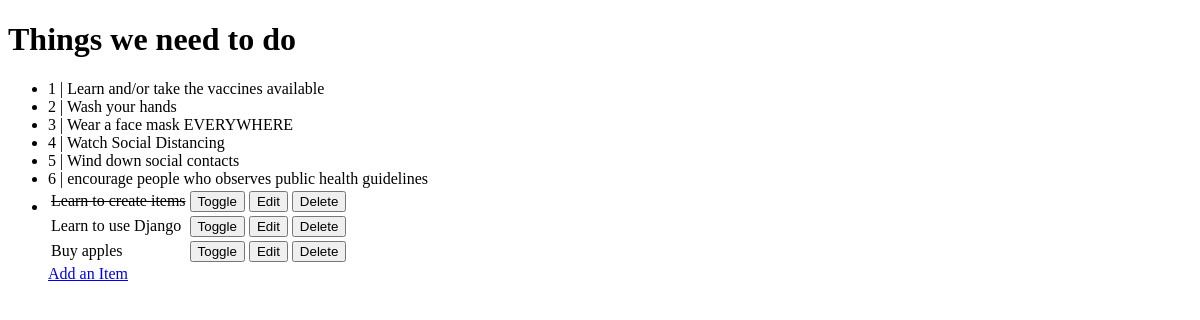
The app's page /, older data.
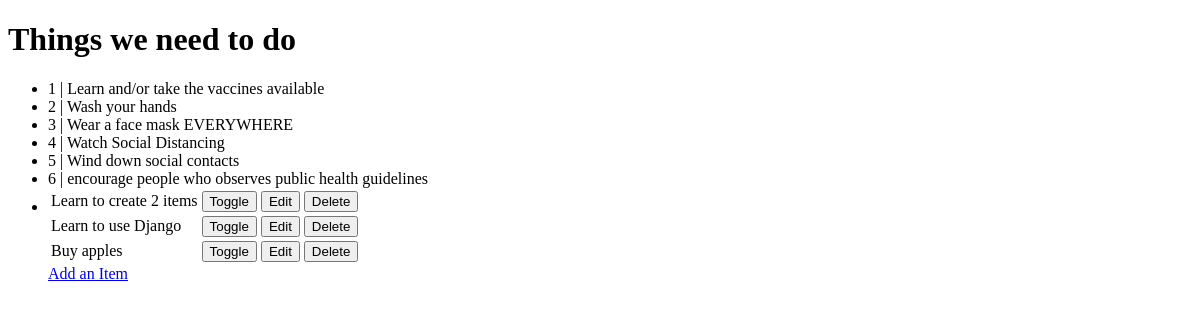
The same page, newer data.
### todo/models.py (models this page shows, shortened)
class Item(models.Model):
    name = models.CharField(max_length=50, null=False, blank=False)
    done = models.BooleanField(null=False, blank=False, default=False)

### todo/views.py (the view)
# urls.py: path('',views.get_todo_list, name='get_todo_list'),
def get_todo_list(request):
    items = Item.objects.all()
    context = {
        'items': items
    }
    return render(request, 'todo/todo_list.html', context)

### todo/templates/todo/todo_list.html (shortened to what this page needs)
<!DOCTYPE html>
<html lang="en">
<head>
</head>
<body>
    <h1>Things we need to do</h1>
    <p>
    <ul>
        <li> 1 | Learn and/or take the vaccines available </li>
        <li>2 | Wash your hands</li>
        <li>3 | Wear a face mask EVERYWHERE </li>
        <li>4 | Watch Social Distancing </li>
        <li>5 | Wind down social contacts </li>
        <li>6 | encourage people who observes public health guidelines
        </li>
        <li>
            <table>
                {% for item in items %}
                <tr>
                    {% if item.done %}
                    <td><strike>{{ item.name }} </strike></td>
                    {% else %}
                    <td>{{ item.name }}</td>
                    {% endif %}
                   <td>
                        <a href="/toggle/{{ item.id }}">
                            <button>Toggle</button>
                        </a>
                    </td>
                    <td>
                        <a href="/edit/{{ item.id }}">
                            <button> Edit</button>
                        </a>
                    </td>
                    <td>
                        <a href="/delete/{{ item.id }}">
                            <button> Delete</button>
                        </a>
                    </td>
                </tr>
                {% empty %}
                <tr>
                    <td>You have nothing to do !</td>
                </tr>
                {% endfor %}
            </table>
            <a href="/add"> Add an Item </a>
        </li>
    </ul>
    </p>
</body>
</html>

Row changes from the older to the newer data that the page shows:
changed Item: done True → False (drawn); name "Learn to create items" → "Learn to create 2 items"
